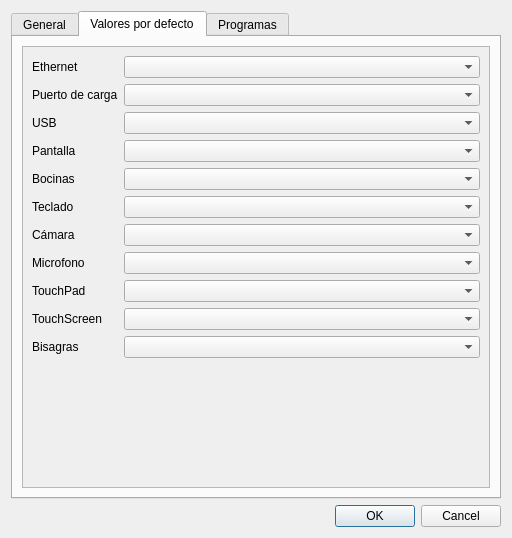
<?xml version="1.0" encoding="UTF-8"?>
<ui version="4.0">
 <class>Dialog</class>
 <widget class="QDialog" name="Dialog">
  <property name="geometry">
   <rect>
    <x>0</x>
    <y>0</y>
    <width>512</width>
    <height>538</height>
   </rect>
  </property>
  <property name="windowTitle">
   <string>Dialog</string>
  </property>
  <layout class="QVBoxLayout" name="verticalLayout">
   <item>
    <widget class="QTabWidget" name="tabWidget">
     <property name="currentIndex">
      <number>1</number>
     </property>
     <widget class="QWidget" name="tab_6">
      <attribute name="title">
       <string>General</string>
      </attribute>
      <layout class="QVBoxLayout" name="verticalLayout_17">
       <item>
        <widget class="QScrollArea" name="scrollArea_2">
         <property name="widgetResizable">
          <bool>true</bool>
         </property>
         <widget class="QWidget" name="scrollAreaWidgetContents_2">
          <property name="geometry">
           <rect>
            <x>0</x>
            <y>-331</y>
            <width>451</width>
            <height>806</height>
           </rect>
          </property>
          <layout class="QVBoxLayout" name="verticalLayout_16">
           <item>
            <widget class="QGroupBox" name="groupBox_5">
             <property name="title">
              <string>Técnicos</string>
             </property>
             <layout class="QHBoxLayout" name="horizontalLayout_8">
              <item>
               <widget class="QListWidget" name="ListTechnician"/>
              </item>
              <item>
               <layout class="QVBoxLayout" name="verticalLayout_15">
                <item>
                 <widget class="QLineEdit" name="TextTechnicianName"/>
                </item>
                <item>
                 <widget class="QPushButton" name="BtnAddTechnician">
                  <property name="text">
                   <string>Añadir</string>
                  </property>
                 </widget>
                </item>
                <item>
                 <widget class="QPushButton" name="BtnDeleteTechnician">
                  <property name="text">
                   <string>Eliminar Seleccionado</string>
                  </property>
                 </widget>
                </item>
                <item>
                 <spacer name="verticalSpacer_8">
                  <property name="orientation">
                   <enum>Qt::Vertical</enum>
                  </property>
                  <property name="sizeHint" stdset="0">
                   <size>
                    <width>20</width>
                    <height>40</height>
                   </size>
                  </property>
                 </spacer>
                </item>
                <item>
                 <widget class="QLabel" name="label_7">
                  <property name="text">
                   <string>Empledo por defecto</string>
                  </property>
                 </widget>
                </item>
                <item>
                 <widget class="QComboBox" name="CboxDefaultTechnician"/>
                </item>
               </layout>
              </item>
             </layout>
            </widget>
           </item>
           <item>
            <widget class="QGroupBox" name="groupBox_3">
             <property name="title">
              <string>Opciones de estado de componente</string>
             </property>
             <layout class="QHBoxLayout" name="horizontalLayout_6">
              <item>
               <widget class="QListWidget" name="ListComponentStateOptions"/>
              </item>
              <item>
               <layout class="QVBoxLayout" name="verticalLayout_13">
                <item>
                 <widget class="QLineEdit" name="TextComponentSatateOption"/>
                </item>
                <item>
                 <widget class="QPushButton" name="BtnAddComponenteStateOption">
                  <property name="text">
                   <string>Añadir</string>
                  </property>
                 </widget>
                </item>
                <item>
                 <widget class="QPushButton" name="BtnDeleteComponenteStateOption">
                  <property name="text">
                   <string>Eliminar Seleccionado</string>
                  </property>
                 </widget>
                </item>
                <item>
                 <spacer name="verticalSpacer_6">
                  <property name="orientation">
                   <enum>Qt::Vertical</enum>
                  </property>
                  <property name="sizeHint" stdset="0">
                   <size>
                    <width>20</width>
                    <height>40</height>
                   </size>
                  </property>
                 </spacer>
                </item>
               </layout>
              </item>
             </layout>
            </widget>
           </item>
           <item>
            <widget class="QGroupBox" name="groupBox_4">
             <property name="title">
              <string>Opciones de estética</string>
             </property>
             <layout class="QHBoxLayout" name="horizontalLayout_7">
              <item>
               <widget class="QListWidget" name="ListAesthericOptions"/>
              </item>
              <item>
               <layout class="QVBoxLayout" name="verticalLayout_14">
                <item>
                 <widget class="QLineEdit" name="TextAestheticOption"/>
                </item>
                <item>
                 <widget class="QPushButton" name="BtnAddAestheticOption">
                  <property name="text">
                   <string>Añadir</string>
                  </property>
                 </widget>
                </item>
                <item>
                 <widget class="QPushButton" name="BtnDeleteAestheticOption">
                  <property name="text">
                   <string>Eliminar Seleccionado</string>
                  </property>
                 </widget>
                </item>
                <item>
                 <spacer name="verticalSpacer_7">
                  <property name="orientation">
                   <enum>Qt::Vertical</enum>
                  </property>
                  <property name="sizeHint" stdset="0">
                   <size>
                    <width>20</width>
                    <height>40</height>
                   </size>
                  </property>
                 </spacer>
                </item>
               </layout>
              </item>
             </layout>
            </widget>
           </item>
           <item>
            <widget class="QGroupBox" name="groupBox_6">
             <property name="title">
              <string>Google Sheets</string>
             </property>
             <layout class="QVBoxLayout" name="verticalLayout_4">
              <item>
               <widget class="QLabel" name="label">
                <property name="text">
                 <string>Documento</string>
                </property>
               </widget>
              </item>
              <item>
               <widget class="QLineEdit" name="TextDocumentName"/>
              </item>
              <item>
               <widget class="QLabel" name="label_2">
                <property name="text">
                 <string>Pestaña</string>
                </property>
               </widget>
              </item>
              <item>
               <widget class="QLineEdit" name="TextSheetName"/>
              </item>
             </layout>
            </widget>
           </item>
           <item>
            <widget class="QGroupBox" name="groupBox">
             <property name="title">
              <string>WIFI</string>
             </property>
             <layout class="QVBoxLayout" name="verticalLayout_3">
              <item>
               <widget class="QGroupBox" name="groupBox_2">
                <property name="title">
                 <string>5G</string>
                </property>
                <layout class="QHBoxLayout" name="horizontalLayout">
                 <item>
                  <layout class="QVBoxLayout" name="verticalLayout_6">
                   <item>
                    <widget class="QLabel" name="label_17">
                     <property name="text">
                      <string>SSID</string>
                     </property>
                    </widget>
                   </item>
                   <item>
                    <widget class="QLineEdit" name="TextSSID5G"/>
                   </item>
                  </layout>
                 </item>
                 <item>
                  <layout class="QVBoxLayout" name="verticalLayout_7">
                   <item>
                    <widget class="QLabel" name="label_6">
                     <property name="text">
                      <string>Contraseña</string>
                     </property>
                    </widget>
                   </item>
                   <item>
                    <widget class="QLineEdit" name="TextPass5G"/>
                   </item>
                  </layout>
                 </item>
                </layout>
               </widget>
              </item>
              <item>
               <widget class="QGroupBox" name="groupBox_7">
                <property name="title">
                 <string>2.4G</string>
                </property>
                <layout class="QHBoxLayout" name="horizontalLayout_3">
                 <item>
                  <layout class="QVBoxLayout" name="verticalLayout_8">
                   <item>
                    <widget class="QLabel" name="label_5">
                     <property name="text">
                      <string>SSID</string>
                     </property>
                    </widget>
                   </item>
                   <item>
                    <widget class="QLineEdit" name="TextSSID"/>
                   </item>
                  </layout>
                 </item>
                 <item>
                  <layout class="QVBoxLayout" name="verticalLayout_9">
                   <item>
                    <widget class="QLabel" name="label_4">
                     <property name="text">
                      <string>Contraseña</string>
                     </property>
                    </widget>
                   </item>
                   <item>
                    <widget class="QLineEdit" name="TextPass"/>
                   </item>
                  </layout>
                 </item>
                </layout>
               </widget>
              </item>
             </layout>
            </widget>
           </item>
          </layout>
         </widget>
        </widget>
       </item>
      </layout>
     </widget>
     <widget class="QWidget" name="tab_3">
      <attribute name="title">
       <string>Valores por defecto</string>
      </attribute>
      <layout class="QVBoxLayout" name="verticalLayout_12">
       <item>
        <widget class="QScrollArea" name="scrollArea">
         <property name="horizontalScrollBarPolicy">
          <enum>Qt::ScrollBarAlwaysOff</enum>
         </property>
         <property name="widgetResizable">
          <bool>true</bool>
         </property>
         <widget class="QWidget" name="scrollAreaWidgetContents">
          <property name="geometry">
           <rect>
            <x>0</x>
            <y>0</y>
            <width>468</width>
            <height>441</height>
           </rect>
          </property>
          <layout class="QVBoxLayout" name="verticalLayout_2">
           <item>
            <layout class="QFormLayout" name="formLayout">
             <item row="0" column="0">
              <widget class="QLabel" name="label_13">
               <property name="text">
                <string>Ethernet</string>
               </property>
              </widget>
             </item>
             <item row="0" column="1">
              <widget class="QComboBox" name="CboxEthernet">
               <property name="minimumSize">
                <size>
                 <width>140</width>
                 <height>0</height>
                </size>
               </property>
               <property name="currentText">
                <string/>
               </property>
               <property name="currentIndex">
                <number>-1</number>
               </property>
               <property name="placeholderText">
                <string>Selecciona</string>
               </property>
              </widget>
             </item>
             <item row="1" column="0">
              <widget class="QLabel" name="label_14">
               <property name="text">
                <string>Puerto de carga</string>
               </property>
              </widget>
             </item>
             <item row="1" column="1">
              <widget class="QComboBox" name="CboxPlug">
               <property name="minimumSize">
                <size>
                 <width>140</width>
                 <height>0</height>
                </size>
               </property>
               <property name="currentText">
                <string/>
               </property>
               <property name="currentIndex">
                <number>-1</number>
               </property>
               <property name="placeholderText">
                <string>Selecciona</string>
               </property>
              </widget>
             </item>
             <item row="2" column="0">
              <widget class="QLabel" name="label_15">
               <property name="text">
                <string>USB</string>
               </property>
              </widget>
             </item>
             <item row="2" column="1">
              <widget class="QComboBox" name="CboxUSB">
               <property name="minimumSize">
                <size>
                 <width>140</width>
                 <height>0</height>
                </size>
               </property>
               <property name="currentText">
                <string/>
               </property>
               <property name="currentIndex">
                <number>-1</number>
               </property>
               <property name="placeholderText">
                <string>Selecciona</string>
               </property>
              </widget>
             </item>
             <item row="3" column="0">
              <widget class="QLabel" name="label_16">
               <property name="text">
                <string>Pantalla</string>
               </property>
              </widget>
             </item>
             <item row="3" column="1">
              <widget class="QComboBox" name="CboxScreen">
               <property name="minimumSize">
                <size>
                 <width>140</width>
                 <height>0</height>
                </size>
               </property>
               <property name="currentText">
                <string/>
               </property>
               <property name="currentIndex">
                <number>-1</number>
               </property>
               <property name="placeholderText">
                <string>Selecciona</string>
               </property>
              </widget>
             </item>
             <item row="4" column="0">
              <widget class="QLabel" name="label_18">
               <property name="text">
                <string>Bocinas</string>
               </property>
              </widget>
             </item>
             <item row="4" column="1">
              <widget class="QComboBox" name="CboxSpikers">
               <property name="minimumSize">
                <size>
                 <width>140</width>
                 <height>0</height>
                </size>
               </property>
               <property name="currentText">
                <string/>
               </property>
               <property name="currentIndex">
                <number>-1</number>
               </property>
               <property name="placeholderText">
                <string>Selecciona</string>
               </property>
              </widget>
             </item>
             <item row="5" column="0">
              <widget class="QLabel" name="label_19">
               <property name="text">
                <string>Teclado</string>
               </property>
              </widget>
             </item>
             <item row="5" column="1">
              <widget class="QComboBox" name="CboxKeyboard">
               <property name="minimumSize">
                <size>
                 <width>140</width>
                 <height>0</height>
                </size>
               </property>
               <property name="currentText">
                <string/>
               </property>
               <property name="currentIndex">
                <number>-1</number>
               </property>
               <property name="placeholderText">
                <string>Selecciona</string>
               </property>
              </widget>
             </item>
             <item row="6" column="0">
              <widget class="QLabel" name="label_20">
               <property name="text">
                <string>Cámara</string>
               </property>
              </widget>
             </item>
             <item row="6" column="1">
              <widget class="QComboBox" name="CboxCamera">
               <property name="minimumSize">
                <size>
                 <width>140</width>
                 <height>0</height>
                </size>
               </property>
               <property name="currentText">
                <string/>
               </property>
               <property name="currentIndex">
                <number>-1</number>
               </property>
               <property name="placeholderText">
                <string>Selecciona</string>
               </property>
              </widget>
             </item>
             <item row="7" column="0">
              <widget class="QLabel" name="label_21">
               <property name="text">
                <string>Microfono</string>
               </property>
              </widget>
             </item>
             <item row="7" column="1">
              <widget class="QComboBox" name="CboxMicro">
               <property name="minimumSize">
                <size>
                 <width>140</width>
                 <height>0</height>
                </size>
               </property>
               <property name="currentText">
                <string/>
               </property>
               <property name="currentIndex">
                <number>-1</number>
               </property>
               <property name="placeholderText">
                <string>Selecciona</string>
               </property>
              </widget>
             </item>
             <item row="8" column="0">
              <widget class="QLabel" name="label_22">
               <property name="text">
                <string>TouchPad</string>
               </property>
              </widget>
             </item>
             <item row="8" column="1">
              <widget class="QComboBox" name="CboxTouchpad">
               <property name="minimumSize">
                <size>
                 <width>140</width>
                 <height>0</height>
                </size>
               </property>
               <property name="currentText">
                <string/>
               </property>
               <property name="currentIndex">
                <number>-1</number>
               </property>
               <property name="placeholderText">
                <string>Selecciona</string>
               </property>
              </widget>
             </item>
             <item row="9" column="0">
              <widget class="QLabel" name="label_25">
               <property name="text">
                <string>TouchScreen</string>
               </property>
              </widget>
             </item>
             <item row="9" column="1">
              <widget class="QComboBox" name="CboxTouchscreen">
               <property name="minimumSize">
                <size>
                 <width>140</width>
                 <height>0</height>
                </size>
               </property>
               <property name="currentText">
                <string/>
               </property>
               <property name="currentIndex">
                <number>-1</number>
               </property>
               <property name="placeholderText">
                <string>Selecciona</string>
               </property>
              </widget>
             </item>
             <item row="10" column="0">
              <widget class="QLabel" name="label_26">
               <property name="text">
                <string>Bisagras</string>
               </property>
              </widget>
             </item>
             <item row="10" column="1">
              <widget class="QComboBox" name="CboxHinges">
               <property name="minimumSize">
                <size>
                 <width>140</width>
                 <height>0</height>
                </size>
               </property>
               <property name="currentText">
                <string/>
               </property>
               <property name="currentIndex">
                <number>-1</number>
               </property>
               <property name="placeholderText">
                <string>Selecciona</string>
               </property>
              </widget>
             </item>
            </layout>
           </item>
          </layout>
         </widget>
        </widget>
       </item>
      </layout>
     </widget>
     <widget class="QWidget" name="tab_5">
      <attribute name="title">
       <string>Programas</string>
      </attribute>
      <layout class="QHBoxLayout" name="horizontalLayout_5">
       <item>
        <widget class="QListWidget" name="ListAllPrograms"/>
       </item>
       <item>
        <layout class="QVBoxLayout" name="verticalLayout_11">
         <item>
          <widget class="QPushButton" name="BtnAddToSelectedPrograms">
           <property name="text">
            <string>Agregar</string>
           </property>
          </widget>
         </item>
         <item>
          <widget class="QPushButton" name="BtnDeleteFromSelectedPrograms">
           <property name="text">
            <string>Eliminar</string>
           </property>
          </widget>
         </item>
         <item>
          <spacer name="verticalSpacer_5">
           <property name="orientation">
            <enum>Qt::Vertical</enum>
           </property>
           <property name="sizeHint" stdset="0">
            <size>
             <width>20</width>
             <height>40</height>
            </size>
           </property>
          </spacer>
         </item>
        </layout>
       </item>
       <item>
        <widget class="QListWidget" name="ListSelectedProgrms"/>
       </item>
      </layout>
     </widget>
    </widget>
   </item>
   <item>
    <widget class="QDialogButtonBox" name="buttonBox">
     <property name="orientation">
      <enum>Qt::Horizontal</enum>
     </property>
     <property name="standardButtons">
      <set>QDialogButtonBox::Cancel|QDialogButtonBox::Ok</set>
     </property>
    </widget>
   </item>
  </layout>
 </widget>
 <resources/>
 <connections>
  <connection>
   <sender>buttonBox</sender>
   <signal>accepted()</signal>
   <receiver>Dialog</receiver>
   <slot>accept()</slot>
   <hints>
    <hint type="sourcelabel">
     <x>248</x>
     <y>254</y>
    </hint>
    <hint type="destinationlabel">
     <x>157</x>
     <y>274</y>
    </hint>
   </hints>
  </connection>
  <connection>
   <sender>buttonBox</sender>
   <signal>rejected()</signal>
   <receiver>Dialog</receiver>
   <slot>reject()</slot>
   <hints>
    <hint type="sourcelabel">
     <x>316</x>
     <y>260</y>
    </hint>
    <hint type="destinationlabel">
     <x>286</x>
     <y>274</y>
    </hint>
   </hints>
  </connection>
 </connections>
</ui>
